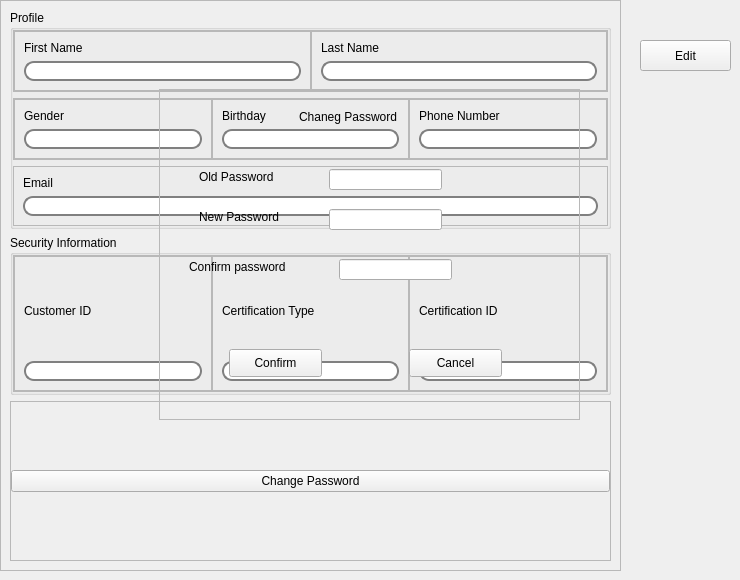
         <widget class="QWidget" name="page_profile">
          <widget class="QFrame" name="frame_27">
           <property name="geometry">
            <rect>
             <x>0</x>
             <y>0</y>
             <width>621</width>
             <height>571</height>
            </rect>
           </property>
           <property name="styleSheet">
            <string notr="true">QLineEdit{
border:2px solid gray;
border-radius:10px;

}
QLineEdit: Readonly{
border:2px solid yellow;
border-radius:10px;

}</string>
           </property>
           <property name="frameShape">
            <enum>QFrame::StyledPanel</enum>
           </property>
           <property name="frameShadow">
            <enum>QFrame::Raised</enum>
           </property>
           <layout class="QVBoxLayout" name="verticalLayout_19">
            <item>
             <widget class="QGroupBox" name="groupBox">
              <property name="title">
               <string>Profile</string>
              </property>
              <layout class="QVBoxLayout" name="verticalLayout_18">
               <property name="leftMargin">
                <number>0</number>
               </property>
               <property name="topMargin">
                <number>0</number>
               </property>
               <property name="rightMargin">
                <number>0</number>
               </property>
               <property name="bottomMargin">
                <number>0</number>
               </property>
               <item>
                <widget class="QFrame" name="frame_24">
                 <property name="frameShape">
                  <enum>QFrame::StyledPanel</enum>
                 </property>
                 <property name="frameShadow">
                  <enum>QFrame::Raised</enum>
                 </property>
                 <layout class="QHBoxLayout" name="horizontalLayout_6">
                  <property name="spacing">
                   <number>0</number>
                  </property>
                  <property name="leftMargin">
                   <number>0</number>
                  </property>
                  <property name="topMargin">
                   <number>0</number>
                  </property>
                  <property name="rightMargin">
                   <number>0</number>
                  </property>
                  <property name="bottomMargin">
                   <number>0</number>
                  </property>
                  <item>
                   <widget class="QFrame" name="frame_18">
                    <property name="frameShape">
                     <enum>QFrame::StyledPanel</enum>
                    </property>
                    <property name="frameShadow">
                     <enum>QFrame::Raised</enum>
                    </property>
                    <layout class="QVBoxLayout" name="verticalLayout_9">
                     <item>
                      <widget class="QLabel" name="label_8">
                       <property name="text">
                        <string>First Name</string>
                       </property>
                      </widget>
                     </item>
                     <item>
                      <widget class="QLineEdit" name="lineEdit_firstname"/>
                     </item>
                    </layout>
                   </widget>
                  </item>
                  <item>
                   <widget class="QFrame" name="frame_23">
                    <property name="frameShape">
                     <enum>QFrame::StyledPanel</enum>
                    </property>
                    <property name="frameShadow">
                     <enum>QFrame::Raised</enum>
                    </property>
                    <layout class="QVBoxLayout" name="verticalLayout_15">
                     <item>
                      <widget class="QLabel" name="label_14">
                       <property name="text">
                        <string>Last Name</string>
                       </property>
                      </widget>
                     </item>
                     <item>
                      <widget class="QLineEdit" name="lineEdit_lastname"/>
                     </item>
                    </layout>
                   </widget>
                  </item>
                 </layout>
                </widget>
               </item>
               <item>
                <widget class="QFrame" name="frame_15">
                 <property name="frameShape">
                  <enum>QFrame::StyledPanel</enum>
                 </property>
                 <property name="frameShadow">
                  <enum>QFrame::Raised</enum>
                 </property>
                 <layout class="QHBoxLayout" name="horizontalLayout_7">
                  <property name="spacing">
                   <number>0</number>
                  </property>
                  <property name="leftMargin">
                   <number>0</number>
                  </property>
                  <property name="topMargin">
                   <number>0</number>
                  </property>
                  <property name="rightMargin">
                   <number>0</number>
                  </property>
                  <property name="bottomMargin">
                   <number>0</number>
                  </property>
                  <item>
                   <widget class="QFrame" name="frame_17">
                    <property name="frameShape">
                     <enum>QFrame::StyledPanel</enum>
                    </property>
                    <property name="frameShadow">
                     <enum>QFrame::Raised</enum>
                    </property>
                    <layout class="QVBoxLayout" name="verticalLayout_10">
                     <item>
                      <widget class="QLabel" name="label_9">
                       <property name="text">
                        <string>Gender</string>
                       </property>
                      </widget>
                     </item>
                     <item>
                      <widget class="QLineEdit" name="lineEdit_gender"/>
                     </item>
                    </layout>
                   </widget>
                  </item>
                  <item>
                   <widget class="QFrame" name="frame_16">
                    <property name="frameShape">
                     <enum>QFrame::StyledPanel</enum>
                    </property>
                    <property name="frameShadow">
                     <enum>QFrame::Raised</enum>
                    </property>
                    <layout class="QVBoxLayout" name="verticalLayout_11">
                     <item>
                      <widget class="QLabel" name="label_10">
                       <property name="text">
                        <string>Birthday</string>
                       </property>
                      </widget>
                     </item>
                     <item>
                      <widget class="QLineEdit" name="lineEdit_birthday"/>
                     </item>
                    </layout>
                   </widget>
                  </item>
                  <item>
                   <widget class="QFrame" name="frame_26">
                    <property name="frameShape">
                     <enum>QFrame::StyledPanel</enum>
                    </property>
                    <property name="frameShadow">
                     <enum>QFrame::Raised</enum>
                    </property>
                    <layout class="QVBoxLayout" name="verticalLayout_17">
                     <item>
                      <widget class="QLabel" name="label_16">
                       <property name="text">
                        <string>Phone Number</string>
                       </property>
                      </widget>
                     </item>
                     <item>
                      <widget class="QLineEdit" name="lineEdit_phone"/>
                     </item>
                    </layout>
                   </widget>
                  </item>
                 </layout>
                </widget>
               </item>
               <item>
                <widget class="QFrame" name="frame_25">
                 <property name="frameShape">
                  <enum>QFrame::StyledPanel</enum>
                 </property>
                 <property name="frameShadow">
                  <enum>QFrame::Raised</enum>
                 </property>
                 <layout class="QVBoxLayout" name="verticalLayout_16">
                  <item>
                   <widget class="QLabel" name="label_15">
                    <property name="text">
                     <string>Email</string>
                    </property>
                   </widget>
                  </item>
                  <item>
                   <widget class="QLineEdit" name="lineEdit_email"/>
                  </item>
                 </layout>
                </widget>
               </item>
              </layout>
             </widget>
            </item>
            <item>
             <widget class="QGroupBox" name="groupBox_3">
              <property name="title">
               <string>Security Information</string>
              </property>
              <layout class="QHBoxLayout" name="horizontalLayout_9">
               <property name="spacing">
                <number>0</number>
               </property>
               <property name="leftMargin">
                <number>0</number>
               </property>
               <property name="topMargin">
                <number>0</number>
               </property>
               <property name="rightMargin">
                <number>0</number>
               </property>
               <property name="bottomMargin">
                <number>0</number>
               </property>
               <item>
                <widget class="QFrame" name="frame_19">
                 <property name="frameShape">
                  <enum>QFrame::StyledPanel</enum>
                 </property>
                 <property name="frameShadow">
                  <enum>QFrame::Raised</enum>
                 </property>
                 <layout class="QHBoxLayout" name="horizontalLayout_8">
                  <property name="spacing">
                   <number>0</number>
                  </property>
                  <property name="leftMargin">
                   <number>0</number>
                  </property>
                  <property name="topMargin">
                   <number>0</number>
                  </property>
                  <property name="rightMargin">
                   <number>0</number>
                  </property>
                  <property name="bottomMargin">
                   <number>0</number>
                  </property>
                  <item>
                   <widget class="QFrame" name="frame_20">
                    <property name="frameShape">
                     <enum>QFrame::StyledPanel</enum>
                    </property>
                    <property name="frameShadow">
                     <enum>QFrame::Raised</enum>
                    </property>
                    <layout class="QVBoxLayout" name="verticalLayout_12">
                     <item>
                      <widget class="QLabel" name="label_11">
                       <property name="text">
                        <string>Customer ID</string>
                       </property>
                      </widget>
                     </item>
                     <item>
                      <widget class="QLineEdit" name="lineEdit_id"/>
                     </item>
                    </layout>
                   </widget>
                  </item>
                  <item>
                   <widget class="QFrame" name="frame_21">
                    <property name="frameShape">
                     <enum>QFrame::StyledPanel</enum>
                    </property>
                    <property name="frameShadow">
                     <enum>QFrame::Raised</enum>
                    </property>
                    <layout class="QVBoxLayout" name="verticalLayout_13">
                     <item>
                      <widget class="QLabel" name="label_12">
                       <property name="text">
                        <string>Certification Type</string>
                       </property>
                      </widget>
                     </item>
                     <item>
                      <widget class="QLineEdit" name="lineEdit_certi"/>
                     </item>
                    </layout>
                   </widget>
                  </item>
                  <item>
                   <widget class="QFrame" name="frame_22">
                    <property name="frameShape">
                     <enum>QFrame::StyledPanel</enum>
                    </property>
                    <property name="frameShadow">
                     <enum>QFrame::Raised</enum>
                    </property>
                    <layout class="QVBoxLayout" name="verticalLayout_14">
                     <item>
                      <widget class="QLabel" name="label_13">
                       <property name="text">
                        <string>Certification ID</string>
                       </property>
                      </widget>
                     </item>
                     <item>
                      <widget class="QLineEdit" name="lineEdit_cid"/>
                     </item>
                    </layout>
                   </widget>
                  </item>
                 </layout>
                </widget>
               </item>
              </layout>
             </widget>
            </item>
            <item>
             <widget class="QFrame" name="frame_28">
              <property name="frameShape">
               <enum>QFrame::StyledPanel</enum>
              </property>
              <property name="frameShadow">
               <enum>QFrame::Raised</enum>
              </property>
              <layout class="QHBoxLayout" name="horizontalLayout_10">
               <property name="spacing">
                <number>7</number>
               </property>
               <property name="leftMargin">
                <number>0</number>
               </property>
               <property name="topMargin">
                <number>0</number>
               </property>
               <property name="rightMargin">
                <number>0</number>
               </property>
               <property name="bottomMargin">
                <number>0</number>
               </property>
               <item>
                <widget class="QPushButton" name="pushButton_changepwd">
                 <property name="text">
                  <string>Change Password</string>
                 </property>
                </widget>
               </item>
              </layout>
             </widget>
            </item>
           </layout>
          </widget>
          <widget class="QPushButton" name="pushButton_edit_profile">
           <property name="geometry">
            <rect>
             <x>640</x>
             <y>40</y>
             <width>91</width>
             <height>31</height>
            </rect>
           </property>
           <property name="text">
            <string>Edit</string>
           </property>
          </widget>
          <widget class="QFrame" name="frame_pwd">
           <property name="geometry">
            <rect>
             <x>159</x>
             <y>89</y>
             <width>421</width>
             <height>331</height>
            </rect>
           </property>
           <property name="frameShape">
            <enum>QFrame::StyledPanel</enum>
           </property>
           <property name="frameShadow">
            <enum>QFrame::Raised</enum>
           </property>
           <widget class="QLabel" name="label_19">
            <property name="geometry">
             <rect>
              <x>140</x>
              <y>20</y>
              <width>181</width>
              <height>16</height>
             </rect>
            </property>
            <property name="text">
             <string>Chaneg Password</string>
            </property>
           </widget>
           <widget class="QLineEdit" name="lineEdit_p1">
            <property name="geometry">
             <rect>
              <x>170</x>
              <y>80</y>
              <width>113</width>
              <height>21</height>
             </rect>
            </property>
            <property name="echoMode">
             <enum>QLineEdit::Password</enum>
            </property>
           </widget>
           <widget class="QLineEdit" name="lineEdit_p2">
            <property name="geometry">
             <rect>
              <x>170</x>
              <y>120</y>
              <width>113</width>
              <height>21</height>
             </rect>
            </property>
            <property name="echoMode">
             <enum>QLineEdit::Password</enum>
            </property>
           </widget>
           <widget class="QLineEdit" name="lineEdit_p3">
            <property name="geometry">
             <rect>
              <x>180</x>
              <y>170</y>
              <width>113</width>
              <height>21</height>
             </rect>
            </property>
            <property name="echoMode">
             <enum>QLineEdit::Password</enum>
            </property>
           </widget>
           <widget class="QLabel" name="label_20">
            <property name="geometry">
             <rect>
              <x>40</x>
              <y>80</y>
              <width>111</width>
              <height>16</height>
             </rect>
            </property>
            <property name="text">
             <string>Old Password</string>
            </property>
           </widget>
           <widget class="QLabel" name="label_21">
            <property name="geometry">
             <rect>
              <x>40</x>
              <y>120</y>
              <width>121</width>
              <height>16</height>
             </rect>
            </property>
            <property name="text">
             <string>New Password</string>
            </property>
           </widget>
           <widget class="QLabel" name="label_22">
            <property name="geometry">
             <rect>
              <x>30</x>
              <y>170</y>
              <width>141</width>
              <height>16</height>
             </rect>
            </property>
            <property name="text">
             <string>Confirm password</string>
            </property>
           </widget>
           <widget class="QPushButton" name="pushButton_confirmpwd">
            <property name="geometry">
             <rect>
              <x>70</x>
              <y>260</y>
              <width>93</width>
              <height>28</height>
             </rect>
            </property>
            <property name="text">
             <string>Confirm</string>
            </property>
           </widget>
           <widget class="QPushButton" name="pushButton_cancelpwd">
            <property name="geometry">
             <rect>
              <x>250</x>
              <y>260</y>
              <width>93</width>
              <height>28</height>
             </rect>
            </property>
            <property name="text">
             <string>Cancel</string>
            </property>
           </widget>
          </widget>
         </widget>
